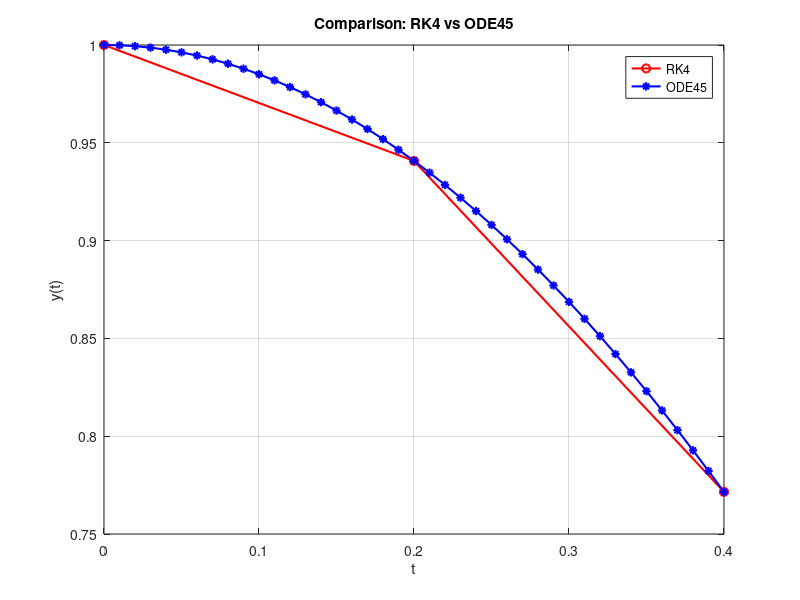

This figure's MATLAB source:
clear; clc; close all;

% PROBLEM:
% y'' + 4y = cos(t),  y(0)=1,  y'(0)=0
% Let y1=y and y2=y'; Then y1'=y2 and y2'=cost - 4*y1;

% PARAMETERS
t0 = 0;
tf = 0.4;
h  = 0.2;

N = round((tf - t0)/h);

% INITIAL CONDITIONS
y1 = 1;    % y(0)
y2 = 0;    % y'(0)
t  = t0;

% STORAGE (RK4)
T_RK  = zeros(N+1,1);
Y1_RK = zeros(N+1,1);
Y2_RK = zeros(N+1,1);

T_RK(1)  = t;
Y1_RK(1) = y1;
Y2_RK(1) = y2;

% DEFINE SYSTEM
f1 = @(t,y1,y2) y2;
f2 = @(t,y1,y2) cos(t) - 4*y1;

% RK4 METHOD
for i = 1:N
    
    k1_1 = h * f1(t, y1, y2);
    k1_2 = h * f2(t, y1, y2);
    
    k2_1 = h * f1(t + h/2, y1 + k1_1/2, y2 + k1_2/2);
    k2_2 = h * f2(t + h/2, y1 + k1_1/2, y2 + k1_2/2);
    
    k3_1 = h * f1(t + h/2, y1 + k2_1/2, y2 + k2_2/2);
    k3_2 = h * f2(t + h/2, y1 + k2_1/2, y2 + k2_2/2);
    
    k4_1 = h * f1(t + h, y1 + k3_1, y2 + k3_2);
    k4_2 = h * f2(t + h, y1 + k3_1, y2 + k3_2);
    
    y1 = y1 + (k1_1 + 2*k2_1 + 2*k3_1 + k4_1)/6;
    y2 = y2 + (k1_2 + 2*k2_2 + 2*k3_2 + k4_2)/6;
    
    t = t + h;
    
    T_RK(i+1)  = t;
    Y1_RK(i+1) = y1;
    Y2_RK(i+1) = y2;
end

% ODE45 SOLUTION
% tspan = [t0 tf];
% y0 = [1; 0];
% 
% [t_ode, y_ode] = ode45(@ode_system, tspan, y0);

[t_ode,y_ode] = ode45(@(t,y) [y(2); cos(t)-4*y(1)], [0 0.4], [1;0]);

% DISPLAY RESULTS
disp('---------------- RK4 RESULT ----------------')
disp('   t        y(t)        y''(t)')
disp([T_RK Y1_RK Y2_RK])

disp('---------------- ODE45 RESULT ----------------')
disp('   t        y(t)        y''(t)')
disp([t_ode y_ode])

% FINAL VALUE COMPARISON
fprintf('\nAt t = %.2f:\n', tf);
fprintf('RK4   y = %.6f\n', Y1_RK(end));
fprintf('ODE45 y = %.6f\n', y_ode(end,1));

% PLOT COMPARISON
figure;
plot(T_RK, Y1_RK, 'ro-','LineWidth',1.5); hold on;
plot(t_ode, y_ode(:,1), 'b*-','LineWidth',1.5);

xlabel('t');
ylabel('y(t)');
title('Comparison: RK4 vs ODE45');
legend('RK4','ODE45');
grid on;

% FUNCTION FOR ODE45
function dydt = ode_system(t, y)

    dydt = zeros(2,1);

    % y(1) = y
    % y(2) = y'
    
    dydt(1) = y(2);                % y' = y2
    dydt(2) = cos(t) - 4*y(1);     % y'' = cos(t) - 4y

end
